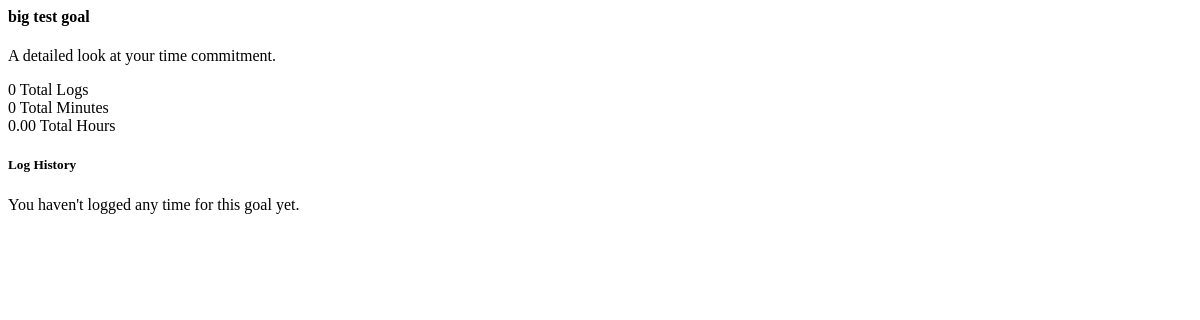
The app's page /dashboard/goals/2/reflection/ (signed in), older data.
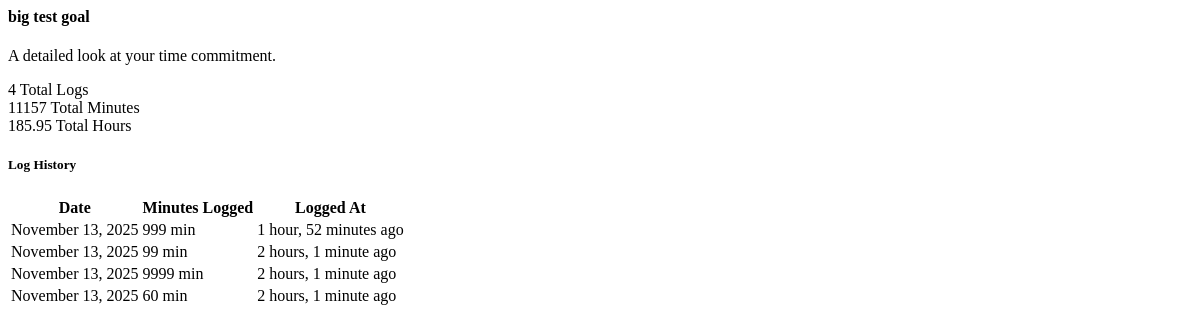
The same page, newer data.
### dashboard/models.py (models this page shows, shortened)
class BaseTimeLog(models.Model):
    log_date = models.DateField(default=timezone.now)
    minutes = models.IntegerField(
        validators=[MinValueValidator(1)],
        help_text="Time spent in minutes for this log"
    )
    notes = models.TextField(blank=True, null=True, help_text="Optional notes for this log")
    created_at = models.DateTimeField(auto_now_add=True)
    class Meta:
        abstract = True # This makes it a template
        ordering = ['-log_date', '-created_at']

class PersonalTimeLog(BaseTimeLog):
    goal = models.ForeignKey(
        PersonalGoal,
        on_delete=models.CASCADE,
        related_name='time_logs'
    )
    user = models.ForeignKey(
        settings.AUTH_USER_MODEL,
        on_delete=models.CASCADE,
        related_name='personal_time_log'
    )
    class Meta:
        db_table = 'dashboard_timelog' # Assumes 'dashboard' is your app name

### dashboard/views.py (the view)
# urls.py: path('goals/<int:goal_id>/reflection/', views.goal_reflection_fragment, name='goal_reflection_fragment'),
@login_required
def goal_reflection_fragment(request, goal_id):
    goal = get_object_or_404(PersonalGoal, id=goal_id, user=request.user)
    time_logs = goal.time_logs.all().order_by('-log_date', '-created_at')
    total_logs = time_logs.count()
    total_minutes = sum(log.minutes for log in time_logs)
    total_hours = total_minutes / 60.0
    context = {
        'goal': goal,
        'time_logs': time_logs,
        'total_logs': total_logs,
        'total_minutes': total_minutes,
        'total_hours': total_hours,
    }
    return render(request, 'dashboard/fragments/goal_reflection_fragment.html', context)

### users/context_processors.py (called while the page is built)
def unread_notifications(request):
    if request.user.is_authenticated:
        notifications = Notification.objects.filter(
            user=request.user,
            is_read=False
        )
        return {
            'unread_notifications': notifications,
            'unread_notification_count': notifications.count()
        }
    return {}

### templates/dashboard/fragments/goal_reflection_fragment.html (shortened to what this page needs)
<div class="reflection-content">
    <h4 class="text-2xl font-bold text-gray-900 mb-2">{{ goal.title }}</h4>
    <p class="text-sm text-gray-600 mb-6">A detailed look at your time commitment.</p>
    <div class="grid grid-cols-1 md:grid-cols-3 gap-4 mb-6">
        <div class="p-4 bg-indigo-50 rounded-lg text-center shadow-sm">
            <span class="block text-2xl font-bold text-indigo-700">{{ total_logs }}</span>
            <span class="text-sm font-medium text-indigo-600">Total Logs</span>
        </div>
        <div class="p-4 bg-green-50 rounded-lg text-center shadow-sm">
            <span class="block text-2xl font-bold text-green-700">{{ total_minutes }}</span>
            <span class="text-sm font-medium text-green-600">Total Minutes</span>
        </div>
        <div class="p-4 bg-blue-50 rounded-lg text-center shadow-sm">
            <span class="block text-2xl font-bold text-blue-700">{{ total_hours|floatformat:2 }}</span>
            <span class="text-sm font-medium text-blue-600">Total Hours</span>
        </div>
    </div>
    <h5 class="text-lg font-semibold text-gray-800 mb-3">Log History</h5>
    {% if time_logs %}
        <div class="overflow-y-auto max-h-80 border border-gray-200 rounded-lg">
            <table class="min-w-full divide-y divide-gray-200">
                <thead class="bg-gray-50 sticky top-0">
                    <tr>
                        <th scope="col" class="px-6 py-3 text-left text-xs font-medium text-gray-500 uppercase tracking-wider">
                            Date
                        </th>
                        <th scope="col" class="px-6 py-3 text-left text-xs font-medium text-gray-500 uppercase tracking-wider">
                            Minutes Logged
                        </th>
                        <th scope="col" class="px-6 py-3 text-left text-xs font-medium text-gray-500 uppercase tracking-wider">
                            Logged At
                        </th>
                    </tr>
                </thead>
                <tbody class="bg-white divide-y divide-gray-200">
                    {% for log in time_logs %}
                        <tr>
                            <td class="px-6 py-4 whitespace-nowrap text-sm font-medium text-gray-900">
                                {{ log.log_date|date:"F d, Y" }}
                            </td>
                            <td class="px-6 py-4 whitespace-nowrap text-sm text-gray-700">
                                {{ log.minutes }} min
                            </td>
                            <td class="px-6 py-4 whitespace-nowrap text-sm text-gray-500" title="{{ log.created_at|date:"F d, Y, P" }}">
                                {{ log.created_at|timesince }} ago
                            </td>
                        </tr>
                    {% empty %}
                        <tr>
                            <td colspan="3" class="px-6 py-4 text-center text-gray-500">
                                No logs found.
                            </td>
                        </tr>
                    {% endfor %}
                </tbody>
            </table>
        </div>
    {% else %}
        <div class="p-4 text-center bg-gray-50 rounded-lg border border-gray-200">
            <p class="text-gray-600">You haven't logged any time for this goal yet.</p>
        </div>
    {% endif %}
</div>

Row changes from the older to the newer data that the page shows:
added PersonalTimeLog: log_date "November 13, 2025", minutes "999", created_at "1 hour, 52 minutes"
added PersonalTimeLog: log_date "November 13, 2025", minutes "99", created_at "2 hours, 1 minute"
added PersonalTimeLog: log_date "November 13, 2025", minutes "9999", created_at "2 hours, 1 minute"
added PersonalTimeLog: log_date "November 13, 2025", minutes "60", created_at "2 hours, 1 minute"
Text that changed along with them:
{{ total_logs }}: "0" → "4"
{{ total_minutes }}: "0" → "11157"
{{ total_hours|floatformat:2 }}: "0.00" → "185.95"
text no longer shown: "You haven't logged any time for this goal yet."
text now shown: "Date Minutes Logged Logged At"
